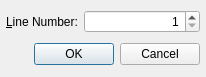
<ui version="4.0" >
 <class>GotoDialog</class>
 <widget class="QDialog" name="GotoDialog" >
  <property name="geometry" >
   <rect>
    <x>0</x>
    <y>0</y>
    <width>206</width>
    <height>77</height>
   </rect>
  </property>
  <property name="windowTitle" >
   <string>Goto</string>
  </property>
  <layout class="QVBoxLayout" name="_3" >
   <item>
    <layout class="QHBoxLayout" name="_2" >
     <item>
      <widget class="QLabel" name="linenumberLabel" >
       <property name="text" >
        <string>&amp;Line Number:</string>
       </property>
       <property name="buddy" >
        <cstring>linenumberSpinBox</cstring>
       </property>
      </widget>
     </item>
     <item>
      <widget class="QSpinBox" name="linenumberSpinBox" >
       <property name="sizePolicy" >
        <sizepolicy vsizetype="Fixed" hsizetype="MinimumExpanding" >
         <horstretch>0</horstretch>
         <verstretch>0</verstretch>
        </sizepolicy>
       </property>
       <property name="toolTip" >
        <string>Enter linenumber to go to</string>
       </property>
       <property name="whatsThis" >
        <string>&lt;b>Linenumber&lt;/b>
&lt;p>Enter the linenumber to go to in this entry field.&lt;/p></string>
       </property>
       <property name="alignment" >
        <set>Qt::AlignRight</set>
       </property>
       <property name="minimum" >
        <number>1</number>
       </property>
       <property name="maximum" >
        <number>99999</number>
       </property>
      </widget>
     </item>
    </layout>
   </item>
   <item>
    <widget class="QDialogButtonBox" name="buttonBox" >
     <property name="orientation" >
      <enum>Qt::Horizontal</enum>
     </property>
     <property name="standardButtons" >
      <set>QDialogButtonBox::Cancel|QDialogButtonBox::Ok</set>
     </property>
    </widget>
   </item>
  </layout>
 </widget>
 <layoutdefault spacing="6" margin="6" />
 <pixmapfunction>qPixmapFromMimeSource</pixmapfunction>
 <resources/>
 <connections>
  <connection>
   <sender>buttonBox</sender>
   <signal>accepted()</signal>
   <receiver>GotoDialog</receiver>
   <slot>accept()</slot>
   <hints>
    <hint type="sourcelabel" >
     <x>41</x>
     <y>48</y>
    </hint>
    <hint type="destinationlabel" >
     <x>41</x>
     <y>72</y>
    </hint>
   </hints>
  </connection>
  <connection>
   <sender>buttonBox</sender>
   <signal>rejected()</signal>
   <receiver>GotoDialog</receiver>
   <slot>reject()</slot>
   <hints>
    <hint type="sourcelabel" >
     <x>154</x>
     <y>51</y>
    </hint>
    <hint type="destinationlabel" >
     <x>154</x>
     <y>69</y>
    </hint>
   </hints>
  </connection>
 </connections>
</ui>
